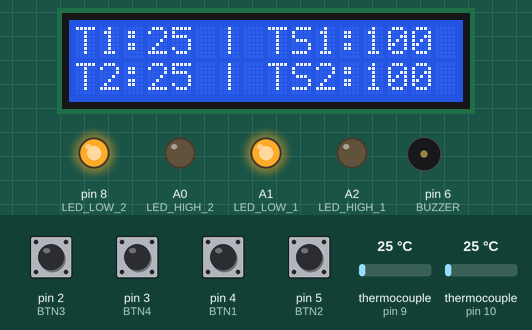
This sketch was run on a simulated Arduino Uno, built with avr-gcc and run on an emulated ATmega328P. Shown: 16×2 character LCD, output pins drawn as LEDs (lit = HIGH), buzzer (waves = sounding). The inputs (shaded band) are chosen by the test bench; at power-on: pin 2 (BTN3), pin 3 (BTN4), pin 4 (BTN1), pin 5 (BTN2) HIGH, thermocouple (sensors on pin 9, pin 10) 25 °C.

Above: at 1.6 s.
1.7 s: thermocouple (sensor on pin 9) set to 94 °C
At 3.0 s:
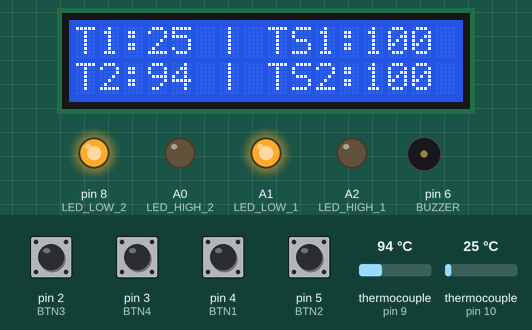
3.3 s: thermocouple (sensor on pin 9) set to 105 °C
At 4.7 s:
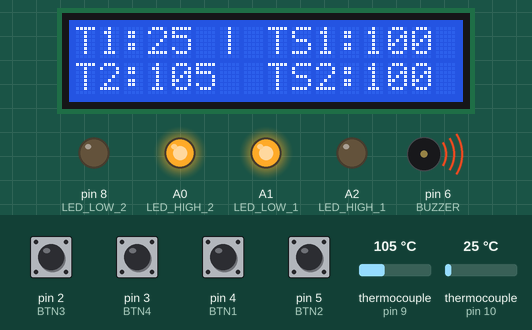
5.0 s: pin 3 (BTN4) pulled LOW for 0.35 s
At 5.6 s:
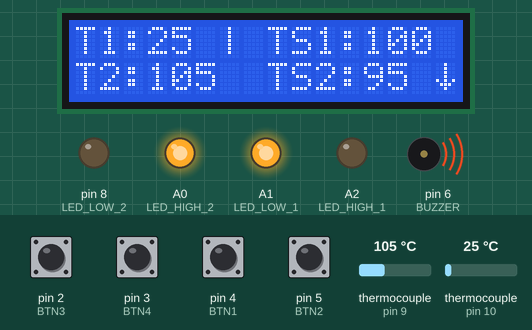
7.2 s: thermocouple (sensor on pin 10) set to 97 °C
At 8.2 s:
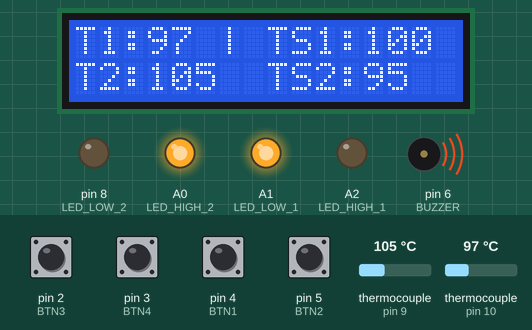
8.9 s: thermocouple (sensor on pin 10) set to 104 °C
At 10.1 s:
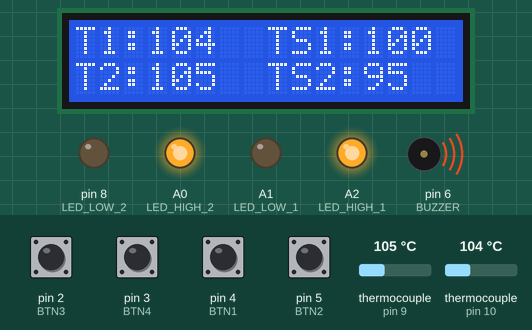
10.6 s: pin 5 (BTN2) pulled LOW for 1 s
At 11.2 s:
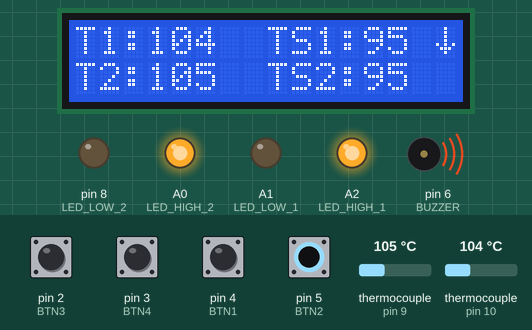
Timing chart, 0 to 13.6 s (numbered marks = the images above; inputs shaded):
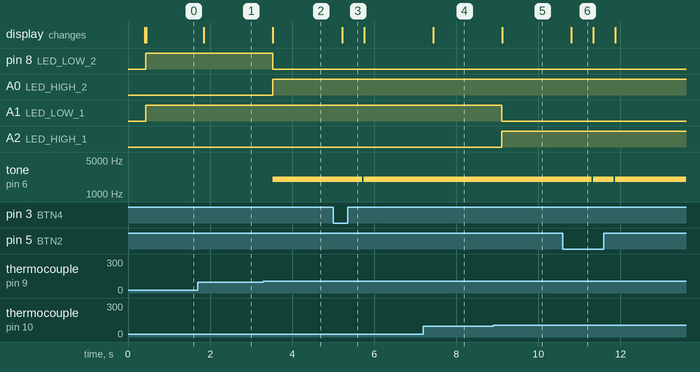

Measured:
- the behaviour switches between 99 and 100 °C on thermocouple (sensor on pin 9) (found by bisection; images 1 and 2)
- the behaviour switches between 99 and 100 °C on thermocouple (sensor on pin 10) (found by bisection; images 4 and 5)
- after the input at 1.7 s, the display: changes after 0.15 s (image 1)
- after the input at 3.3 s, pin 8 (LED_LOW_2): HIGH → LOW after 0.22 s; A0 (LED_HIGH_2): LOW → HIGH after 0.22 s; tone on pin 6 (BUZZER): silent → 2000 Hz after 0.22 s; the display: changes after 0.23 s (image 2)
- after the input at 5.0 s, tone on pin 6 (BUZZER): 2000 Hz → silent after 0.71 s, → 2000 Hz 0.03 s later; the display: changes after 0.22 s (image 3)
- after the input at 7.2 s, the display: changes after 0.24 s (image 4)
- after the input at 8.9 s, A1 (LED_LOW_1): HIGH → LOW after 0.21 s; A2 (LED_HIGH_1): LOW → HIGH after 0.21 s; the display: changes after 0.22 s (image 5)
- after the input at 10.6 s, tone on pin 6 (BUZZER): alternates 2000 Hz for 0.50 s and silent for 0.03 s, 4 changes in all, then stays 2000 Hz, starting after 0.70 s; the display: changes after 0.21 s (image 6)

The sketch:

Proiect_BR.ino
```cpp
#include <Wire.h>
#include <LiquidCrystal_I2C.h>
#include "max6675.h"

// === MAX6675 Thermocouple Channel Pins ===
// Channel 1 (hardware SPI)
#define SCK1 13
#define CS1 10
#define SO1 12
// Channel 2 (software SPI)
#define SCK2 11
#define CS2 9
#define SO2 7

MAX6675 thermocouple1(SCK1, CS1, SO1);
MAX6675 thermocouple2(SCK2, CS2, SO2);

// === Control Buttons (active-low) ===
#define BTN1 4   // Increase TS1
#define BTN2 5   // Decrease TS1
#define BTN3 2   // Increase TS2
#define BTN4 3   // Decrease TS2

// === Outputs ===
#define LED_LOW_1 A1   // Channel 1: below target
#define LED_HIGH_1 A2  // Channel 1: at/above target
#define LED_LOW_2 8    // Channel 2: below target
#define LED_HIGH_2 A0  // Channel 2: at/above target
#define BUZZER 6       // Shared audible alert

// === LCD (I2C) ===
LiquidCrystal_I2C lcd(0x27, 16, 2);

// === Target Temperatures ===
float TS1 = 100.0;
float TS2 = 100.0;

// === Button-hold acceleration counters ===
int holdCount1 = 0;
int holdCount2 = 0;
int holdCount3 = 0;
int holdCount4 = 0;

// === Custom LCD characters (up / down arrows) ===
byte upArrow[8] = {
  0b00100,
  0b01110,
  0b10101,
  0b00100,
  0b00100,
  0b00100,
  0b00100,
  0b00000
};

byte downArrow[8] = {
  0b00100,
  0b00100,
  0b00100,
  0b00100,
  0b10101,
  0b01110,
  0b00100,
  0b00000
};

void setup() {
  // --- Configure inputs and outputs ---
  pinMode(BTN1, INPUT_PULLUP);
  pinMode(BTN2, INPUT_PULLUP);
  pinMode(BTN3, INPUT_PULLUP);
  pinMode(BTN4, INPUT_PULLUP);

  pinMode(LED_LOW_1, OUTPUT);
  pinMode(LED_HIGH_1, OUTPUT);
  pinMode(LED_LOW_2, OUTPUT);
  pinMode(LED_HIGH_2, OUTPUT);
  pinMode(BUZZER, OUTPUT);

  digitalWrite(LED_LOW_1, LOW);
  digitalWrite(LED_HIGH_1, LOW);
  digitalWrite(LED_LOW_2, LOW);
  digitalWrite(LED_HIGH_2, LOW);
  digitalWrite(BUZZER, LOW);

  // --- Initialize LCD ---
  lcd.init();
  lcd.backlight();
  delay(300);
  lcd.createChar(0, upArrow);
  lcd.createChar(1, downArrow);

  // --- Display static labels ---
  lcd.clear();
  lcd.setCursor(0, 0);
  lcd.print("T1:   | TS1:    ");
  lcd.setCursor(0, 1);
  lcd.print("T2:   | TS2:    ");
}

void loop() {
  // --- Read both thermocouples ---
  double T1 = thermocouple1.readCelsius();
  delay(5); // avoid SPI overlap
  double T2 = thermocouple2.readCelsius();

  // --- Update actual temperature readings ---
  lcd.setCursor(3, 0);
  if (isnan(T1)) lcd.print("Err  ");
  else { lcd.print((int)T1); lcd.print(" "); }

  lcd.setCursor(3, 1);
  if (isnan(T2)) lcd.print("Err  ");
  else { lcd.print((int)T2); lcd.print(" "); }

  // --- Update target setpoints ---
  lcd.setCursor(12, 0);
  lcd.print((int)TS1); lcd.print(" ");
  lcd.setCursor(12, 1);
  lcd.print((int)TS2); lcd.print(" ");

  // === Channel 1 indicator logic ===
  if (T1 < TS1) {
    digitalWrite(LED_LOW_1, HIGH);
    digitalWrite(LED_HIGH_1, LOW);
  } else {
    digitalWrite(LED_LOW_1, LOW);
    digitalWrite(LED_HIGH_1, HIGH);
    tone(BUZZER, 2000, 500); // alert when threshold reached
  }

  // === Channel 2 indicator logic ===
  if (T2 < TS2) {
    digitalWrite(LED_LOW_2, HIGH);
    digitalWrite(LED_HIGH_2, LOW);
  } else {
    digitalWrite(LED_LOW_2, LOW);
    digitalWrite(LED_HIGH_2, HIGH);
    tone(BUZZER, 2000, 500);
  }

  // === Button handling with acceleration ===
  if (digitalRead(BTN1) == LOW) {
    holdCount1++;
    TS1 += 5;
    lcd.setCursor(12, 0); lcd.print((int)TS1); lcd.print(" ");
    lcd.setCursor(15, 0); lcd.write(byte(0));   // up arrow
    delay(holdCount1 > 3 ? 50 : 250);
  } else { holdCount1 = 0; lcd.setCursor(15, 0); lcd.print(" "); }

  if (digitalRead(BTN2) == LOW) {
    holdCount2++;
    TS1 -= 5;
    lcd.setCursor(12, 0); lcd.print((int)TS1); lcd.print(" ");
    lcd.setCursor(15, 0); lcd.write(byte(1));   // down arrow
    delay(holdCount2 > 3 ? 50 : 250);
  } else { holdCount2 = 0; lcd.setCursor(15, 0); lcd.print(" "); }

  if (digitalRead(BTN3) == LOW) {
    holdCount3++;
    TS2 += 5;
    lcd.setCursor(12, 1); lcd.print((int)TS2); lcd.print(" ");
    lcd.setCursor(15, 1); lcd.write(byte(0));   // up arrow
    delay(holdCount3 > 3 ? 50 : 250);
  } else { holdCount3 = 0; lcd.setCursor(15, 1); lcd.print(" "); }

  if (digitalRead(BTN4) == LOW) {
    holdCount4++;
    TS2 -= 5;
    lcd.setCursor(12, 1); lcd.print((int)TS2); lcd.print(" ");
    lcd.setCursor(15, 1); lcd.write(byte(1));   // down arrow
    delay(holdCount4 > 3 ? 50 : 250);
  } else { holdCount4 = 0; lcd.setCursor(15, 1); lcd.print(" "); }

  delay(250); // refresh interval
}
```
